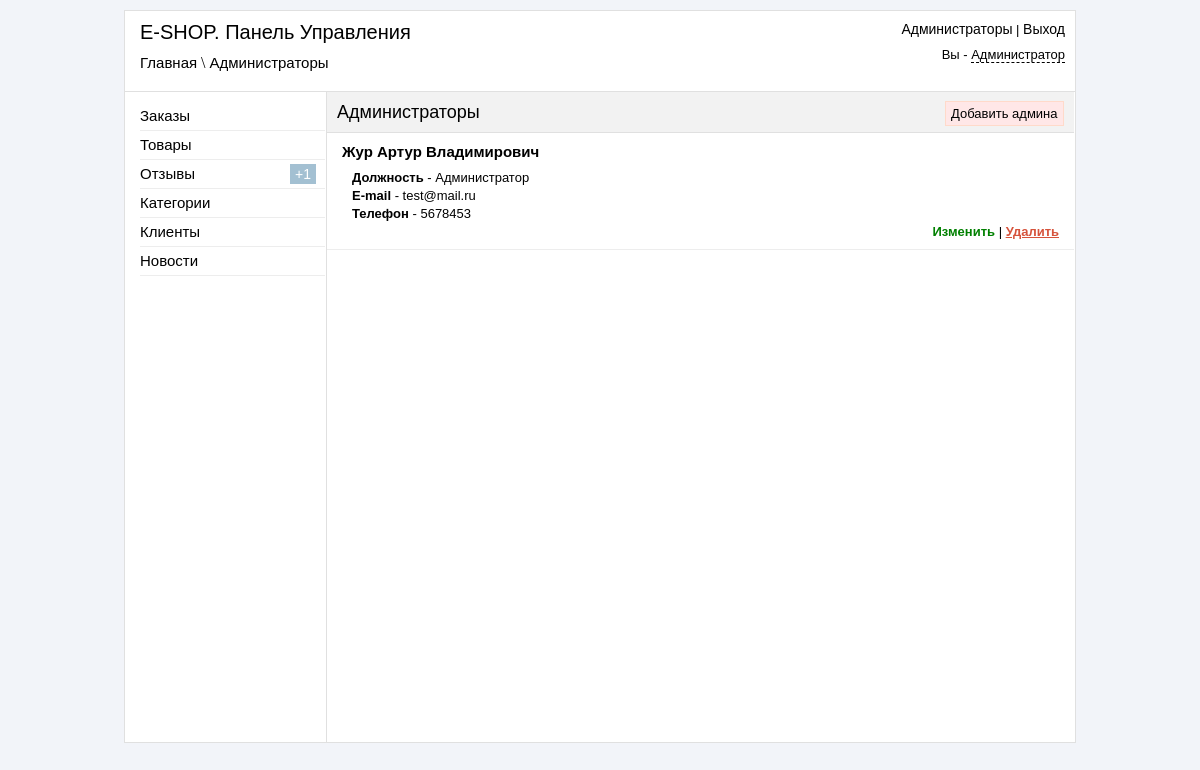
Screenshot of /admin/administrators.php (signed in) with the database file from the repository.
### tables this page shows
CREATE TABLE IF NOT EXISTS `reg_admin` (
  `id` int(11) NOT NULL AUTO_INCREMENT,
  `login` varchar(255) NOT NULL,
  `pass` varchar(255) NOT NULL,
  `fio` text NOT NULL,
  `role` varchar(255) NOT NULL,
  `email` varchar(50) NOT NULL,
  `phone` varchar(50) NOT NULL,
  `view_orders` int(11) NOT NULL DEFAULT '0',
  `accept_orders` int(11) NOT NULL DEFAULT '0',
  `delete_orders` int(11) NOT NULL DEFAULT '0',
  `add_tovar` int(11) NOT NULL DEFAULT '0',
  `edit_tovar` int(11) NOT NULL DEFAULT '0',
  `delete_tovar` int(11) NOT NULL DEFAULT '0',
  `accept_reviews` int(11) NOT NULL DEFAULT '0',
  `delete_reviews` int(11) NOT NULL DEFAULT '0',
  `view_clients` int(11) NOT NULL DEFAULT '0',
  `delete_clients` int(11) NOT NULL DEFAULT '0',
  `add_news` int(11) NOT NULL DEFAULT '0',
  `delete_news` int(11) NOT NULL DEFAULT '0',
  `add_category` int(11) NOT NULL DEFAULT '0',
  `delete_category` int(11) NOT NULL DEFAULT '0',
  `view_admin` int(11) NOT NULL DEFAULT '0',
  PRIMARY KEY (`id`)
);

### admin/administrators.php (the view, shortened to what this page needs)
<?php
    if ($_SESSION['auth_admin'] == "yes_auth") {
        include("include/connect.php");
?>
<!DOCTYPE html>
<html lang="ru">
    <head>
        <link href="css/reset.css" rel="stylesheet" type="text/css" />
        <link href="css/style.css" rel="stylesheet" type="text/css" />
        <link href="jquery_confirm/jquery_confirm.css" rel="stylesheet" type="text/css" />
    </head>
    <body>
        <div class="container">
            <?php
                include("include/header.php");
            ?>
            <div class="content">
                <div class="block-parameters">
                    <p class="title-page" >Администраторы</p>
                    <p align="right" id="add-style"><a href="add_administrators.php" >Добавить админа</a></p>
                </div>
                <?php
                    if ($_SESSION['view_admin'] == '1') {
                        $result = mysqli_query($link,"SELECT * FROM reg_admin ORDER BY id DESC");
                        If (mysqli_num_rows($result) > 0) {
                            $row = mysqli_fetch_array($result);
                            do {
                                echo '
                                    <ul id="list-admin" >
                                        <li>
                                            <h3>'.$row["fio"].'</h3>
                                            <p><strong>Должность</strong> - '.$row["role"].'</p>
                                            <p><strong>E-mail</strong> - '.$row["email"].'</p>
                                            <p><strong>Телефон</strong> - '.$row["phone"].'</p>
                                            <p class="links-actions" align="right" ><a class="green" href="edit_administrators.php?id='.$row["id"].'" >Изменить</a> | <a class="delete" rel="administrators.php?id='.$row["id"].'&action=delete" >Удалить</a></p>
                                        </li>
                                    </ul>
                                        ';
                            } while ($row = mysqli_fetch_array($result));
                        }
                    } else {
                        echo '<p id="form-error" align="center">У вас нет прав на просмотр администраторов!</p>';
                    }
                ?>
            </div>
        </div>
    </body>
</html>
<?php
    }else {
        header("Location: login.php");
    }
?>

### admin/include/header.php (shortened to what this page needs)
<?php
    $result1 = mysqli_query($link,"SELECT * FROM orders WHERE order_confirmed='no'");
    $count1 = mysqli_num_rows($result1);
    if ($count1 > 0) { $count_str1 = '<p>+'.$count1.'</p>'; } else { $count_str1 = ''; }
    $result2 = mysqli_query($link,"SELECT * FROM table_reviews WHERE moderat='0'");
    $count2 = mysqli_num_rows($result2);
    if ($count2 > 0) { $count_str2 = '<p>+'.$count2.'</p>'; } else { $count_str2 = ''; }
?>
<div class="header">
    <div class="header1" >
        <h3>E-SHOP. Панель Управления</h3>
        <p id="link-nav" ><?php echo $_SESSION['urlpage']; ?></p>
    </div>
    <div class="header2" >
        <p align="right"><a href="administrators.php" >Администраторы</a> | <a href="?logout">Выход</a></p>
        <p align="right">Вы - <span><?php echo $_SESSION['admin_role']; ?></span></p>
    </div>
</div>
<div class="left-nav">
    <ul>
        <li><a href="orders.php">Заказы</a><?php echo $count_str1; ?></li>
        <li><a href="tovar.php">Товары</a></li>
        <li><a href="reviews.php">Отзывы</a><?php echo $count_str2; ?></li>
        <li><a href="category.php">Категории</a></li>
        <li><a href="clients.php">Клиенты</a></li>
        <li><a href="news.php">Новости</a></li>
    </ul>
</div>

### admin/css/style.css (style rules this page uses)
body { background-color: #F2F4F9; }
.container { width: 950px; margin: 5px auto; background-color: white; border: 1px solid #E0E0E0; }
.header { width: 100%; height: 80px; border-bottom: 1px solid #E0E0E0; }
.header1 { width: 50%; float: left; }
.header1 h3 { font: 20px sans-serif; margin-left: 15px; margin-top: 10px; margin-bottom: 5px; }
.header1 p { margin-left: 15px; margin-top: 10px; }
.header1 a { font: 15px sans-serif; color: black; }
.header2 { width: 50%; float: right; }
.header2 p { margin-top: 10px; margin-right: 10px; font: 13px sans-serif; }
.header2 a { font: 14px sans-serif; text-decoration: none; color: black; }
.header2 span { border-bottom: 1px dashed black; }
.left-nav { width: 200px; height: auto; min-height: 200px; position: absolute; }
.left-nav ul { margin-top: 10px; }
.left-nav li { margin-left: 15px; padding-top: 5px; padding-bottom: 5px; border-bottom: 1px solid #EDEDED; }
.left-nav a { font: 15px sans-serif; text-decoration: none; color: black; }
.content { width: 747px; min-height: 650px; height: auto; margin-left: 201px; border-left: 1px solid #E0E0E0; }
.block-parameters { height: 40px; border-bottom: 1px solid #E0E0E0; background-color: #F2F2F2; }
.title-page { font: 18px sans-serif; margin-top: 10px; margin-left: 10px; position: absolute; }
.delete { font:bold 13px sans-serif; color: #D6533C; cursor: pointer; text-decoration: underline; }
.green { font:bold 13px sans-serif; color: green; }
#add-style { margin-top: 12px; margin-left: 618px; position: absolute; }
#add-style > a { font: 13px arial; color: black; text-decoration: none; border: 1px solid #FFDACA; background-color: #FFE7E7; padding: 4px 5px; }
.links-actions { margin-right: 15px; }
#list-admin li { border-bottom: 1px solid #EDEDED; padding-bottom: 10px; }
#list-admin h3 { font: bold 15px sans-serif; margin-top: 10px; margin-bottom: 10px; margin-left: 15px; }
#list-admin p { font: 13px sans-serif; margin-top: 3px; margin-left: 25px; margin-bottom: 0; }
.left-nav p { font: 14px sans-serif; color: white; margin-left: 150px; position: absolute; background-color: #A3C0D2; padding: 2px 5px; margin-top: -19px; }

### rows the page displays
reg_admin: fio "Жур Артур Владимирович", role "Администратор", email "test@mail.ru", phone "5678453"

### other values shown
$_SESSION['urlpage'] "Главная \\ Администраторы"
$_SESSION['admin_role'] "Администратор"
$count2 "1"
